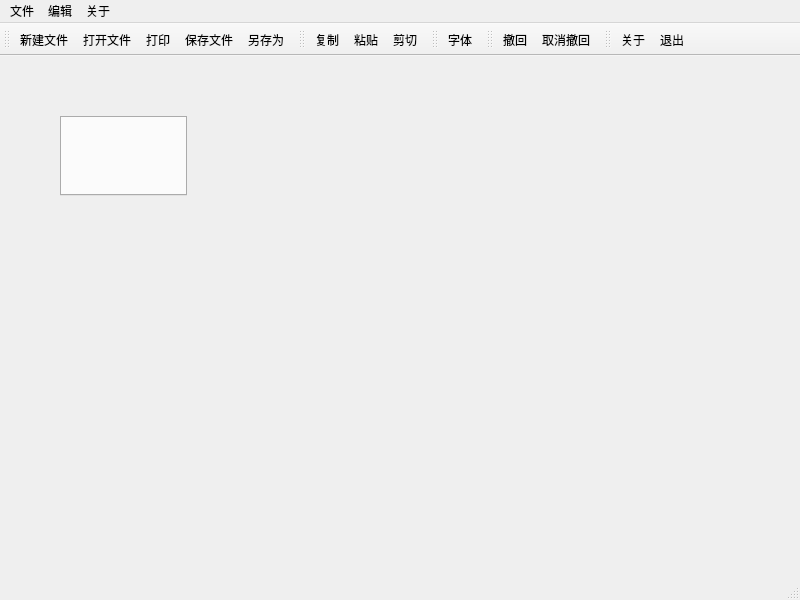
<?xml version="1.0" encoding="UTF-8"?>
<ui version="4.0">
 <class>MainWindow</class>
 <widget class="QMainWindow" name="MainWindow">
  <property name="geometry">
   <rect>
    <x>0</x>
    <y>0</y>
    <width>800</width>
    <height>600</height>
   </rect>
  </property>
  <property name="windowTitle">
   <string>Demo-Code-Editor</string>
  </property>
  <property name="windowIcon">
   <iconset resource="images.qrc">
    <normaloff>:/images/pencil.png</normaloff>:/images/pencil.png</iconset>
  </property>
  <widget class="QWidget" name="centralwidget">
   <widget class="QTabWidget" name="tabWidget">
    <property name="geometry">
     <rect>
      <x>60</x>
      <y>60</y>
      <width>127</width>
      <height>80</height>
     </rect>
    </property>
    <property name="tabShape">
     <enum>QTabWidget::Rounded</enum>
    </property>
    <property name="currentIndex">
     <number>-1</number>
    </property>
    <property name="elideMode">
     <enum>Qt::ElideMiddle</enum>
    </property>
    <property name="tabsClosable">
     <bool>true</bool>
    </property>
    <property name="movable">
     <bool>true</bool>
    </property>
   </widget>
  </widget>
  <widget class="QMenuBar" name="menubar">
   <property name="geometry">
    <rect>
     <x>0</x>
     <y>0</y>
     <width>800</width>
     <height>20</height>
    </rect>
   </property>
   <widget class="QMenu" name="menu">
    <property name="title">
     <string>文件</string>
    </property>
    <widget class="QMenu" name="recent">
     <property name="title">
      <string>最近打开</string>
     </property>
    </widget>
    <addaction name="new_file"/>
    <addaction name="open_file"/>
    <addaction name="separator"/>
    <addaction name="recent"/>
    <addaction name="save_file"/>
    <addaction name="separator"/>
    <addaction name="save_as"/>
    <addaction name="separator"/>
    <addaction name="print"/>
    <addaction name="separator"/>
    <addaction name="exit"/>
   </widget>
   <widget class="QMenu" name="menu_2">
    <property name="title">
     <string>编辑</string>
    </property>
    <addaction name="copy"/>
    <addaction name="paste"/>
    <addaction name="cut"/>
    <addaction name="separator"/>
    <addaction name="separator"/>
    <addaction name="font"/>
   </widget>
   <widget class="QMenu" name="menu_3">
    <property name="title">
     <string>关于</string>
    </property>
    <addaction name="about"/>
   </widget>
   <addaction name="menu"/>
   <addaction name="menu_2"/>
   <addaction name="menu_3"/>
  </widget>
  <widget class="QStatusBar" name="statusbar"/>
  <widget class="QToolBar" name="toolBar">
   <property name="windowTitle">
    <string>toolBar</string>
   </property>
   <attribute name="toolBarArea">
    <enum>TopToolBarArea</enum>
   </attribute>
   <attribute name="toolBarBreak">
    <bool>false</bool>
   </attribute>
   <addaction name="new_file"/>
   <addaction name="open_file"/>
   <addaction name="print"/>
   <addaction name="save_file"/>
   <addaction name="save_as"/>
  </widget>
  <widget class="QToolBar" name="toolBar_2">
   <property name="windowTitle">
    <string>toolBar_2</string>
   </property>
   <attribute name="toolBarArea">
    <enum>TopToolBarArea</enum>
   </attribute>
   <attribute name="toolBarBreak">
    <bool>false</bool>
   </attribute>
   <addaction name="copy"/>
   <addaction name="paste"/>
   <addaction name="cut"/>
  </widget>
  <widget class="QToolBar" name="toolBar_3">
   <property name="windowTitle">
    <string>toolBar_3</string>
   </property>
   <attribute name="toolBarArea">
    <enum>TopToolBarArea</enum>
   </attribute>
   <attribute name="toolBarBreak">
    <bool>false</bool>
   </attribute>
   <addaction name="font"/>
  </widget>
  <widget class="QToolBar" name="toolBar_4">
   <property name="windowTitle">
    <string>toolBar_4</string>
   </property>
   <attribute name="toolBarArea">
    <enum>TopToolBarArea</enum>
   </attribute>
   <attribute name="toolBarBreak">
    <bool>false</bool>
   </attribute>
   <addaction name="undo"/>
   <addaction name="redo"/>
  </widget>
  <widget class="QToolBar" name="toolBar_5">
   <property name="windowTitle">
    <string>toolBar_5</string>
   </property>
   <attribute name="toolBarArea">
    <enum>TopToolBarArea</enum>
   </attribute>
   <attribute name="toolBarBreak">
    <bool>false</bool>
   </attribute>
   <addaction name="about"/>
   <addaction name="exit"/>
  </widget>
  <action name="new_file">
   <property name="icon">
    <iconset resource="images.qrc">
     <normaloff>:/images/new.png</normaloff>:/images/new.png</iconset>
   </property>
   <property name="text">
    <string>新建文件</string>
   </property>
   <property name="shortcut">
    <string>Ctrl+N</string>
   </property>
  </action>
  <action name="open_file">
   <property name="icon">
    <iconset resource="images.qrc">
     <normaloff>:/images/open.png</normaloff>:/images/open.png</iconset>
   </property>
   <property name="text">
    <string>打开文件</string>
   </property>
   <property name="shortcut">
    <string>Ctrl+O</string>
   </property>
  </action>
  <action name="save_file">
   <property name="icon">
    <iconset resource="images.qrc">
     <normaloff>:/images/save.png</normaloff>:/images/save.png</iconset>
   </property>
   <property name="text">
    <string>保存文件</string>
   </property>
   <property name="shortcut">
    <string>Ctrl+S</string>
   </property>
  </action>
  <action name="save_as">
   <property name="icon">
    <iconset resource="images.qrc">
     <normaloff>:/images/save_as.png</normaloff>:/images/save_as.png</iconset>
   </property>
   <property name="text">
    <string>另存为</string>
   </property>
   <property name="shortcut">
    <string>Ctrl+Shift+S</string>
   </property>
  </action>
  <action name="paste">
   <property name="icon">
    <iconset resource="images.qrc">
     <normaloff>:/images/paste.png</normaloff>:/images/paste.png</iconset>
   </property>
   <property name="text">
    <string>粘贴</string>
   </property>
   <property name="shortcut">
    <string>Ctrl+V</string>
   </property>
  </action>
  <action name="cut">
   <property name="icon">
    <iconset resource="images.qrc">
     <normaloff>:/images/cut.png</normaloff>:/images/cut.png</iconset>
   </property>
   <property name="text">
    <string>剪切</string>
   </property>
   <property name="shortcut">
    <string>Ctrl+X</string>
   </property>
  </action>
  <action name="copy">
   <property name="icon">
    <iconset resource="images.qrc">
     <normaloff>:/images/copy.png</normaloff>:/images/copy.png</iconset>
   </property>
   <property name="text">
    <string>复制</string>
   </property>
   <property name="shortcut">
    <string>Ctrl+C</string>
   </property>
  </action>
  <action name="bolder">
   <property name="checkable">
    <bool>true</bool>
   </property>
   <property name="icon">
    <iconset resource="images.qrc">
     <normaloff>:/images/bold.png</normaloff>:/images/bold.png</iconset>
   </property>
   <property name="text">
    <string>加粗</string>
   </property>
   <property name="shortcut">
    <string>Ctrl+B</string>
   </property>
  </action>
  <action name="italic">
   <property name="checkable">
    <bool>true</bool>
   </property>
   <property name="icon">
    <iconset resource="images.qrc">
     <normaloff>:/images/italic.png</normaloff>:/images/italic.png</iconset>
   </property>
   <property name="text">
    <string>斜体</string>
   </property>
   <property name="shortcut">
    <string>Ctrl+I</string>
   </property>
  </action>
  <action name="underline">
   <property name="checkable">
    <bool>true</bool>
   </property>
   <property name="icon">
    <iconset resource="images.qrc">
     <normaloff>:/images/underline.png</normaloff>:/images/underline.png</iconset>
   </property>
   <property name="text">
    <string>下划线</string>
   </property>
   <property name="shortcut">
    <string>Ctrl+U</string>
   </property>
  </action>
  <action name="font">
   <property name="icon">
    <iconset resource="images.qrc">
     <normaloff>:/images/font.png</normaloff>:/images/font.png</iconset>
   </property>
   <property name="text">
    <string>字体</string>
   </property>
   <property name="shortcut">
    <string>Ctrl+Shift+F</string>
   </property>
  </action>
  <action name="about">
   <property name="icon">
    <iconset resource="images.qrc">
     <normaloff>:/images/info.png</normaloff>:/images/info.png</iconset>
   </property>
   <property name="text">
    <string>关于</string>
   </property>
   <property name="shortcut">
    <string>Ctrl+Shift+I</string>
   </property>
  </action>
  <action name="undo">
   <property name="icon">
    <iconset resource="images.qrc">
     <normaloff>:/images/edit_undo.png</normaloff>:/images/edit_undo.png</iconset>
   </property>
   <property name="text">
    <string>撤回</string>
   </property>
   <property name="shortcut">
    <string>Ctrl+Z</string>
   </property>
  </action>
  <action name="redo">
   <property name="icon">
    <iconset resource="images.qrc">
     <normaloff>:/images/edit_redo.png</normaloff>:/images/edit_redo.png</iconset>
   </property>
   <property name="text">
    <string>取消撤回</string>
   </property>
   <property name="shortcut">
    <string>Ctrl+Shift+Z</string>
   </property>
  </action>
  <action name="exit">
   <property name="icon">
    <iconset resource="images.qrc">
     <normaloff>:/images/exit.png</normaloff>:/images/exit.png</iconset>
   </property>
   <property name="text">
    <string>退出</string>
   </property>
   <property name="shortcut">
    <string>Esc</string>
   </property>
  </action>
  <action name="print">
   <property name="icon">
    <iconset resource="images.qrc">
     <normaloff>:/images/print.png</normaloff>:/images/print.png</iconset>
   </property>
   <property name="text">
    <string>打印</string>
   </property>
   <property name="shortcut">
    <string>Ctrl+P</string>
   </property>
  </action>
  <action name="clear_history">
   <property name="text">
    <string>清楚历史</string>
   </property>
   <property name="shortcut">
    <string>Ctrl+Alt+Shift+C</string>
   </property>
  </action>
 </widget>
 <resources>
  <include location="images.qrc"/>
 </resources>
 <connections/>
</ui>
